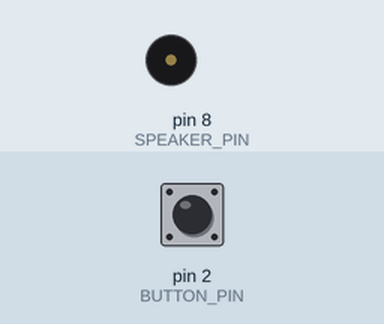
This sketch was run on a simulated Arduino Uno, built with avr-gcc and run on an emulated ATmega328P. Shown: buzzer (waves = sounding). The test bench sets the inputs (shaded band); at power-on: pin 2 (BUTTON_PIN) LOW.

Above: at 1.2 s.
1.3 s: pin 2 (BUTTON_PIN) pulled HIGH for 0.15 s
At 1.45 s:
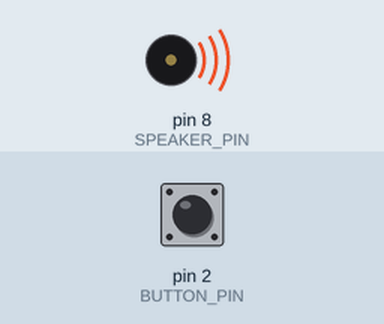
4.3 s: pin 2 (BUTTON_PIN) pulled HIGH for 3.2 s
9.0 s: pin 2 (BUTTON_PIN) pulled HIGH for 1 s
Timing chart, 0 to 14.6 s (numbered marks = the images above; inputs shaded):
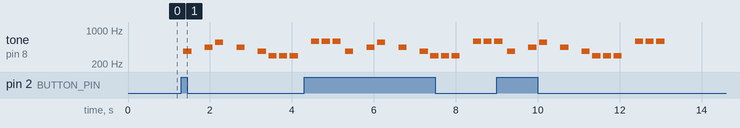

Measured:
- after the input at 1.3 s, tone on pin 8 (SPEAKER_PIN): plays 370 Hz for 0.20 s, 440 Hz for 0.20 s, 554 Hz for 0.20 s, 440 Hz for 0.20 s, 370 Hz for 0.20 s, 294 Hz for 0.20 s … (8 notes in this stretch), starting after 0.05 s

The sketch:

doorbell.ino
```cpp
#include "pitch.h"
#include "song.h"

#define BUTTON_PIN 2
#define SPEAKER_PIN 8

/* set up function */
void setup() {
  // put your setup code here, to run once:

  // enable input/output pins
  pinMode(BUTTON_PIN, INPUT);
  pinMode(SPEAKER_PIN, OUTPUT);
}

/* main while loop function */
void loop() {
  // check to see if button is pressed
  if (digitalRead(BUTTON_PIN) == HIGH) {
    // delay 50 ms to make sure it's still pressed
    // avoids any stray misreadings
    delay(50);
    if(digitalRead(BUTTON_PIN) == HIGH) {
      // play the Mii song
      play_song(miiLength, mii, miiDurations, miiTempo);
    }
  }
}

/* plays the song */
void play_song(int num_notes, int melody[], int noteDurations[], int tempo) {
  // step through and play all of the notes
  for (int i = 0; i < num_notes; i++) {
    int duration = 0;
    // calculate the duration of each note
    if (noteDurations[i] > 0) {
      duration = tempo / noteDurations[i];
    }
    // if it's a negative number, means dotted note
    // increases the duration by half for dotted notes
    else if (noteDurations[i] < 0) {
      duration = tempo / abs(noteDurations[i]) * 1.5;
    }
    tone(SPEAKER_PIN, melody[i], duration);
    // to distinguish the notes, set a minimum time between them.
    // the note's duration + 30% seems to work well:
    int pauseBetweenNotes = duration * 1.30;
    delay(pauseBetweenNotes);
    // stop the tone playing:
    noTone(SPEAKER_PIN);
  }
}
```

pitch.h
```cpp
#define REST      0
#define NOTE_D4  294
#define NOTE_FS4 370
#define NOTE_A4  440
#define NOTE_CS5 554
#define NOTE_D5  587
```

song.h
```cpp
/* mii theme */
int mii[] = {
  NOTE_FS4, REST, NOTE_A4, NOTE_CS5, REST, NOTE_A4, REST, NOTE_FS4,
  NOTE_D4, NOTE_D4, NOTE_D4, REST, NOTE_D5, NOTE_D5, NOTE_D5
};
int miiDurations[] = {
  8, 8, 8, 8, 8, 8, 8, 8, 8, 8, 8, 8, 8, 8, 8
};
int miiLength = 15;
int miiTempo = 1600;
```
